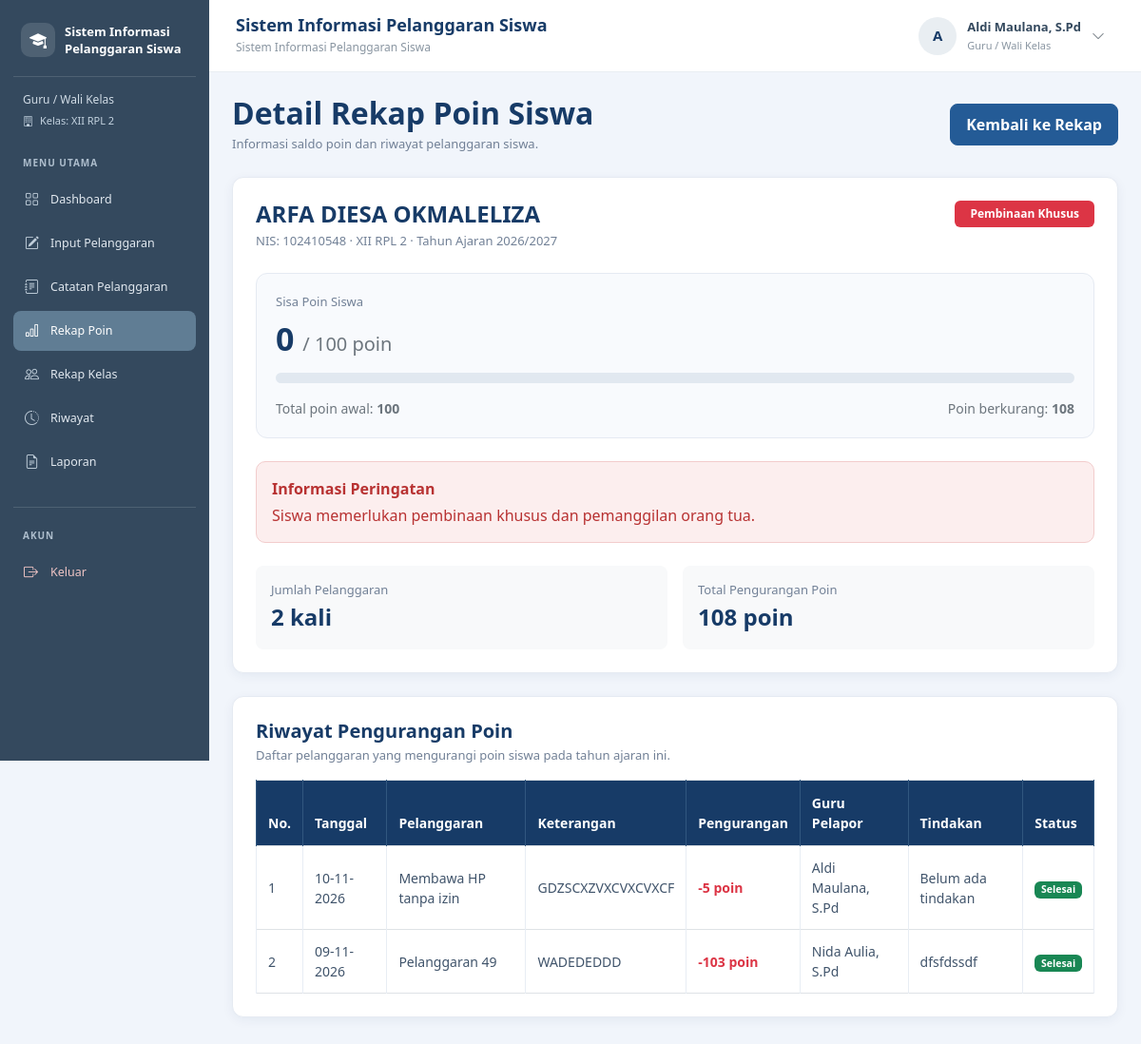
Before: /detail_rekap_poin.php?siswa_id=159&kelas_id=6&tahun_ajaran_id=1 (signed in) with the older database file.
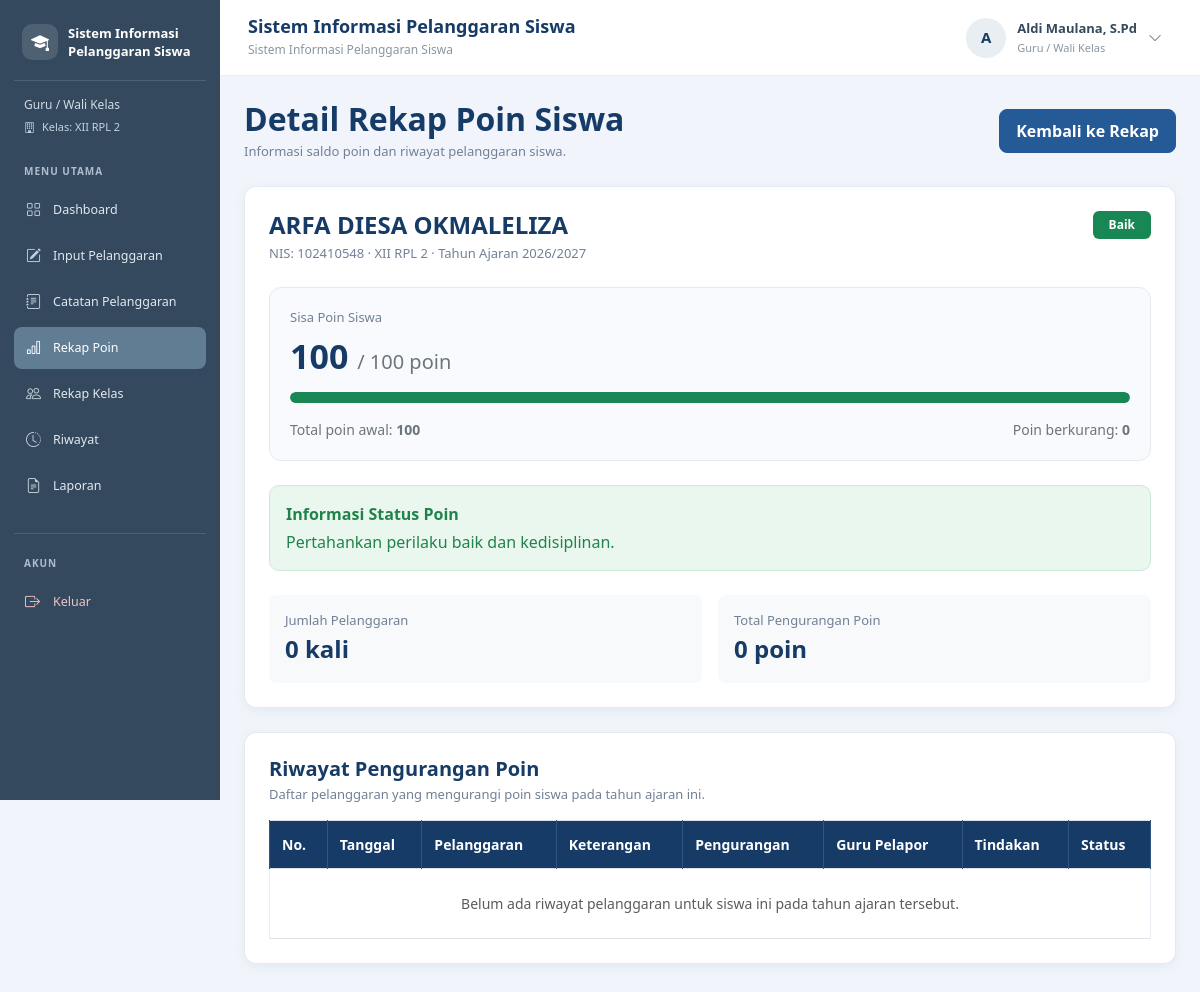
After: the same page with the newer database file.
### tables this page shows
CREATE TABLE `t_wali_kelas` (
  `id` int(11) NOT NULL,
  `tahun_ajaran_id` int(11) NOT NULL,
  `kelas_id` int(11) NOT NULL,
  `guru_id` int(11) NOT NULL,
  `tanggal_mulai` date NOT NULL,
  `tanggal_selesai` date NOT NULL,
  `status_aktif` tinyint(1) NOT NULL,
  `created_at` timestamp NOT NULL DEFAULT current_timestamp(),
  `updated_at` timestamp NOT NULL DEFAULT current_timestamp()
);

CREATE TABLE `t_kelas` (
  `id` int(11) NOT NULL,
  `nama` varchar(100) NOT NULL,
  `tingkat` varchar(20) NOT NULL,
  `jurusan` varchar(100) NOT NULL,
  `status_aktif` tinyint(1) NOT NULL,
  `created_at` timestamp NULL DEFAULT current_timestamp(),
  `updated_at` timestamp NULL DEFAULT current_timestamp()
);

CREATE TABLE `t_kelas_siswa` (
  `id` int(11) NOT NULL,
  `siswa_id` int(11) NOT NULL,
  `tahun_ajaran_id` int(11) NOT NULL,
  `kelas_id` int(11) NOT NULL,
  `tanggal_mulai` date NOT NULL,
  `tanggal_selesai` date NOT NULL,
  `status_aktif` tinyint(1) NOT NULL,
  `created_at` timestamp NOT NULL DEFAULT current_timestamp(),
  `updated_at` timestamp NOT NULL DEFAULT current_timestamp()
);

CREATE TABLE `t_siswa` (
  `id` int(11) NOT NULL,
  `nis` varchar(30) NOT NULL,
  `nisn` varchar(20) NOT NULL,
  `nama` varchar(150) NOT NULL,
  `jenis_kelamin` char(1) NOT NULL,
  `tanggal_lahir` date NOT NULL,
  `alamat` text NOT NULL,
  `status_aktif` tinyint(1) NOT NULL,
  `created_at` timestamp NOT NULL DEFAULT current_timestamp(),
  `updated_at` timestamp NOT NULL DEFAULT current_timestamp()
);

CREATE TABLE `t_tahun_ajaran` (
  `id` int(11) NOT NULL,
  `nama` varchar(20) NOT NULL,
  `tanggal_mulai` date NOT NULL,
  `tanggal_selesai` date NOT NULL,
  `status_aktif` tinyint(1) NOT NULL,
  `created_at` timestamp NULL DEFAULT current_timestamp(),
  `updated_at` timestamp NULL DEFAULT current_timestamp()
);

CREATE TABLE `t_pelanggaran_siswa` (
  `id` int(11) NOT NULL,
  `tahun_ajaran_id` int(11) NOT NULL,
  `siswa_id` int(11) NOT NULL,
  `nama_siswa` varchar(150) NOT NULL,
  `kelas_id` int(11) NOT NULL,
  `nama_kelas` varchar(100) NOT NULL,
  `pelanggaran_id` int(11) NOT NULL,
  `nama_pelanggaran` varchar(150) NOT NULL,
  `pelanggaran_kategori_id` int(11) NOT NULL,
  `guru_id` int(11) NOT NULL,
  `nama_guru` varchar(150) NOT NULL,
  `tanggal` date NOT NULL,
  `keterangan` text NOT NULL,
  `poin` int(11) NOT NULL,
  `tindakan` text NOT NULL,
  `status` varchar(30) NOT NULL,
  `created_at` timestamp NOT NULL DEFAULT current_timestamp(),
  `updated_at` timestamp NOT NULL DEFAULT current_timestamp()
);

### includes/cek_wali_kelas.php (called while the page is built, shortened)
<?php
$role = strtolower(trim($_SESSION['role'] ?? ''));
if (isset($koneksi) && $role === 'guru') {
    $idUser = (int)($_SESSION['id'] ?? 0);
    $queryWali = "
        SELECT
            w.kelas_id,
            w.tahun_ajaran_id,
            k.nama AS nama_kelas
        FROM t_guru g
        JOIN t_wali_kelas w
            ON w.guru_id = g.id
        JOIN t_kelas k
            ON k.id = w.kelas_id
        JOIN t_tahun_ajaran ta
            ON ta.id = w.tahun_ajaran_id
        WHERE g.user_id = ?
            AND g.status_aktif = 1
            AND w.status_aktif = 1
            AND k.status_aktif = 1
            AND ta.status_aktif = 1
        ORDER BY w.id DESC
        LIMIT 1
    ";
    $stmtWali = mysqli_prepare($koneksi, $queryWali);
    if ($stmtWali) {
        mysqli_stmt_bind_param($stmtWali, "i", $idUser);
        mysqli_stmt_execute($stmtWali);
        $hasilWali = mysqli_stmt_get_result($stmtWali);
        if ($dataWali = mysqli_fetch_assoc($hasilWali)) {
            $isWaliKelas = true;
            $namaKelasWali = $dataWali['nama_kelas'];
        }
    }
}

### detail_rekap_poin.php (the view, shortened to what the rows shown need)
<?php
include "config/koneksi.php";
require_once "includes/cek_wali_kelas.php";
function e($nilai) {
    return htmlspecialchars((string)($nilai ?? ''), ENT_QUOTES, 'UTF-8');
}
$siswaId = (int)($_GET['siswa_id'] ?? 0);
$kelasId = (int)($_GET['kelas_id'] ?? 0);
$tahunId = (int)($_GET['tahun_ajaran_id'] ?? 0);
$isWaliKelas = (bool)($isWaliKelas ?? false);
$qSiswa = mysqli_query($koneksi, "
    SELECT
        ks.siswa_id,
        ks.kelas_id,
        ks.tahun_ajaran_id,
        s.nis,
        s.nama AS nama_siswa,
        k.nama AS nama_kelas,
        ta.nama AS tahun_ajaran
    FROM t_kelas_siswa ks
    JOIN t_siswa s ON s.id = ks.siswa_id
    JOIN t_kelas k ON k.id = ks.kelas_id
    JOIN t_tahun_ajaran ta ON ta.id = ks.tahun_ajaran_id
    WHERE ks.siswa_id = $siswaId
      AND ks.kelas_id = $kelasId
      AND ks.tahun_ajaran_id = $tahunId
      AND ks.status_aktif = 1
      AND s.status_aktif = 1
      AND k.status_aktif = 1
    LIMIT 1
");
$siswa = mysqli_fetch_assoc($qSiswa);
$qRiwayat = mysqli_query($koneksi, "
    SELECT
        tanggal,
        nama_pelanggaran,
        poin,
        keterangan,
        nama_guru,
        tindakan,
        status
    FROM t_pelanggaran_siswa
    WHERE siswa_id = $siswaId
      AND kelas_id = $kelasId
      AND tahun_ajaran_id = $tahunId
    ORDER BY tanggal DESC, id DESC
");
?>
<!DOCTYPE html>
<html lang="id">
<head>
    <link href="https://cdn.jsdelivr.net/npm/bootstrap@5.3.8/dist/css/bootstrap.min.css" rel="stylesheet">
</head>
<body>
<?php include "includes/sidebar.php"; ?>
<main class="konten-utama">
    <div class="d-flex flex-wrap justify-content-between align-items-center gap-3 mb-4">
        <div>
            <h2 class="judul-halaman mb-1">Detail Rekap Poin Siswa</h2>
        </div>
    </div>
    <div class="card card-data mb-4">
        <div class="card-body p-3 p-md-4">
            <div class="d-flex flex-wrap justify-content-between align-items-start gap-2 mb-4">
                <div>
                    <h4 class="fw-bold mb-1" style="color:#173B67;">
                        <?= e($siswa['nama_siswa']); ?>
                    </h4>
                    <div class="deskripsi-halaman">
                        NIS: <?= e($siswa['nis']); ?> ·
                        <?= e($siswa['nama_kelas']); ?> ·
                        Tahun Ajaran <?= e($siswa['tahun_ajaran']); ?>
                    </div>
                </div>
            </div>
        </div>
    </div>
    <div class="card card-data">
        <div class="card-body p-3 p-md-4">
            <div class="table-responsive">
                <table class="table table-bordered table-hover align-middle">
                    <thead>
                        <tr>
                            <th>No.</th>
                            <th>Tanggal</th>
                            <th>Pelanggaran</th>
                            <th>Keterangan</th>
                            <th>Pengurangan</th>
                            <th>Guru Pelapor</th>
                            <th>Tindakan</th>
                            <th>Status</th>
                        </tr>
                    </thead>
                    <tbody>
                    <?php if (mysqli_num_rows($qRiwayat) > 0): ?>
                        <?php $no = 1; ?>
                        <?php while ($riwayat = mysqli_fetch_assoc($qRiwayat)): ?>
                            <tr>
                                <td><?= $no++; ?></td>
                                <td>
                                    <?= $riwayat['tanggal']
                                        ? date('d-m-Y', strtotime($riwayat['tanggal']))
                                        : '-'; ?>
                                </td>
                                <td><?= e($riwayat['nama_pelanggaran']); ?></td>
                                <td><?= e($riwayat['keterangan'] ?: '-'); ?></td>
                                <td class="text-danger fw-semibold">
                                    -<?= (int)$riwayat['poin']; ?> poin
                                </td>
                                <td><?= e($riwayat['nama_guru'] ?: '-'); ?></td>
                                <td><?= e($riwayat['tindakan'] ?: 'Belum ada tindakan'); ?></td>
                                <td>
                                    <?php
                                    $status = trim($riwayat['status'] ?? '');
                                    $warna = 'secondary';
                                    if (strcasecmp($status, 'Selesai') === 0) {
                                        $warna = 'success';
                                    } elseif (
                                        strcasecmp($status, 'Diproses') === 0 ||
                                        strcasecmp($status, 'Sedang diproses') === 0
                                    ) {
                                        $warna = 'warning';
                                    } elseif (
                                        strcasecmp($status, 'Belum ditangani') === 0 ||
                                        strcasecmp($status, 'Belum Ditindak') === 0
                                    ) {
                                        $warna = 'danger';
                                    }
                                    ?>
                                    <span class="badge text-bg-<?= $warna; ?>">
                                        <?= e($status ?: 'Belum ditangani'); ?>
                                    </span>
                                </td>
                            </tr>
                        <?php endwhile; ?>
                    <?php endif; ?>
                    </tbody>
                </table>
            </div>
        </div>
    </div>
</main>
</body>
</html>

### includes/sidebar.php (shortened to what the rows shown need)
<?php
$role = strtolower(trim($_SESSION['role'] ?? ''));
require_once __DIR__ . '/cek_wali_kelas.php';
$menuAdmin = [
    ["Dashboard", "dashboard.php", "dashboard", "bi-grid"],
    ["Kelola Guru", "data_guru.php", "guru", "bi-person-badge"],
    ["Kelola Siswa", "siswa.php", "siswa", "bi-people"],
    ["Kelola Kelas", "kelas.php", "kelas", "bi-building"],
    ["Kelola Tahun Ajaran", "tahun_ajaran.php", "tahun_ajaran", "bi-calendar3"],
    ["Penempatan Siswa", "penempatan_siswa.php", "penempatan", "bi-diagram-3"],
    ["Kelola Wali Kelas", "wali_kelas.php", "wali_kelas", "bi-person-workspace"],
    ["Kategori Pelanggaran", "kategori_pelanggaran.php", "kategori", "bi-tags"],
    ["Jenis Pelanggaran", "jenis_pelanggaran.php", "jenis", "bi-list-check"],
    ["Rekap Poin", "rekap_poin.php", "rekap_poin", "bi-bar-chart"],
    ["About Me", "about.php", "about", "bi-info-circle"],
    ["Laporan", "laporan.php", "laporan", "bi-file-earmark-text"]
];
$menuGuru = [
    ["Dashboard", "dashboard.php", "dashboard", "bi-grid"],
    ["Input Pelanggaran", "input_pelanggaran.php", "input_pelanggaran", "bi-pencil-square"],
    ["Catatan Pelanggaran", "catatan_pelanggaran.php", "catatan_pelanggaran", "bi-journal-text"],
    ["Rekap Poin", "rekap_poin.php", "rekap_poin", "bi-bar-chart"],
    ["Riwayat", "riwayat.php", "riwayat", "bi-clock-history"]
];
$menuWaliKelas = [
    ["Dashboard", "dashboard.php", "dashboard", "bi-grid"],
    ["Input Pelanggaran", "input_pelanggaran.php", "input_pelanggaran", "bi-pencil-square"],
    ["Catatan Pelanggaran", "catatan_pelanggaran.php", "catatan_pelanggaran", "bi-journal-text"],
    ["Rekap Poin", "rekap_poin.php", "rekap_poin", "bi-bar-chart"],
    ["Rekap Kelas", "rekap_kelas.php", "rekap_kelas", "bi-people"],
    ["Riwayat", "riwayat.php", "riwayat", "bi-clock-history"],
    ["Laporan", "laporan.php", "laporan", "bi-file-earmark-text"]
];
if ($role === 'admin') {
    $daftarMenu = $menuAdmin;
    $labelRole = 'Administrator';
} elseif ($role === 'guru' && $isWaliKelas) {
    $daftarMenu = $menuWaliKelas;
    $labelRole = 'Guru / Wali Kelas';
} elseif ($role === 'guru') {
    $daftarMenu = $menuGuru;
    $labelRole = 'Guru';
} else {
    $daftarMenu = [];
    $labelRole = 'Pengguna';
}
?>
<link rel="stylesheet"
href="https://cdn.jsdelivr.net/npm/bootstrap-icons@1.11.3/font/bootstrap-icons.min.css">
<div class="sidebar-ukk">
    <div class="brand-sidebar">
        <div class="brand-icon">
        </div>
        <p class="brand-title">
            Sistem Informasi<br>
        </p>
    </div>
    <div class="role-label">
        <?= htmlspecialchars($labelRole, ENT_QUOTES, 'UTF-8'); ?>
    </div>
    <?php if ($role === 'guru' && $isWaliKelas): ?>
        <div class="kelas-label">
            <i class="bi bi-building me-1"></i>
            Kelas: <?= htmlspecialchars($namaKelasWali, ENT_QUOTES, 'UTF-8'); ?>
        </div>
    <?php endif; ?>
    <div class="menu-label">Menu Utama</div>
    <ul class="sidebar-menu nav nav-pills">
        <?php foreach ($daftarMenu as $menu): ?>
            <li class="nav-item">
            </li>
        <?php endforeach; ?>
    </ul>
    <div class="sidebar-bottom">
        <div class="menu-label">Akun</div>
        <a
            href="logout.php"
            class="nav-link logout"
            onclick="return confirm('Apakah Anda yakin ingin keluar?')"
        >
        </a>
    </div>
</div>

Changed rows visible on the page:
removed t_pelanggaran_siswa: tanggal "10-11-2026", nama_pelanggaran "Membawa HP tanpa izin", keterangan "GDZSCXZVXCVXCVXCF", poin "5", nama_guru "Aldi Maulana, S.Pd", tindakan "Belum ada tindakan", status "Selesai"
removed t_pelanggaran_siswa: tanggal "09-11-2026", nama_pelanggaran "Pelanggaran 49", keterangan "WADEDEDDD", poin "103", nama_guru "Nida Aulia, S.Pd", tindakan "dfsfdssdf", status "Selesai"
Other visible differences:
$namaStatus: "Pembinaan Khusus" → "Baik"
$sisaPoin: "0" → "100"
$totalPengurangan: "108" → "0"
$pesanStatus: "Siswa memerlukan pembinaan khusus dan pemanggilan orang tua." → "Pertahankan perilaku baik dan kedisiplinan."
$jumlahPelanggaran: "2" → "0"
text no longer shown: "Peringatan"
text now shown: "Status Poin Belum ada riwayat pelanggaran untuk siswa ini pada tahun ajaran tersebut."
